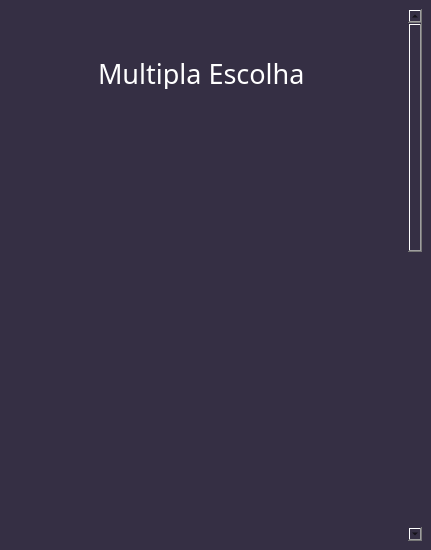
<?xml version="1.0" encoding="UTF-8"?>
<ui version="4.0">
 <class>MainWindow</class>
 <widget class="QMainWindow" name="MainWindow">
  <property name="geometry">
   <rect>
    <x>0</x>
    <y>0</y>
    <width>431</width>
    <height>550</height>
   </rect>
  </property>
  <property name="maximumSize">
   <size>
    <width>431</width>
    <height>550</height>
   </size>
  </property>
  <property name="windowTitle">
   <string>Creator</string>
  </property>
  <property name="windowIcon">
   <iconset>
    <normaloff>../imgs/icon_creator.png</normaloff>../imgs/icon_creator.png</iconset>
  </property>
  <property name="styleSheet">
   <string notr="true">background-color: #352F44;</string>
  </property>
  <widget class="QWidget" name="centralwidget">
   <layout class="QVBoxLayout" name="verticalLayout">
    <item>
     <widget class="QScrollArea" name="scrollArea">
      <property name="frameShape">
       <enum>QFrame::NoFrame</enum>
      </property>
      <property name="frameShadow">
       <enum>QFrame::Plain</enum>
      </property>
      <property name="widgetResizable">
       <bool>true</bool>
      </property>
      <widget class="QWidget" name="scrollAreaWidgetContents">
       <property name="geometry">
        <rect>
         <x>0</x>
         <y>0</y>
         <width>397</width>
         <height>1168</height>
        </rect>
       </property>
       <layout class="QVBoxLayout" name="verticalLayout_2">
        <item>
         <widget class="QFrame" name="frame">
          <property name="minimumSize">
           <size>
            <width>0</width>
            <height>1150</height>
           </size>
          </property>
          <property name="frameShape">
           <enum>QFrame::NoFrame</enum>
          </property>
          <property name="frameShadow">
           <enum>QFrame::Raised</enum>
          </property>
          <widget class="QLabel" name="title_multi">
           <property name="geometry">
            <rect>
             <x>80</x>
             <y>40</y>
             <width>221</width>
             <height>31</height>
            </rect>
           </property>
           <property name="font">
            <font>
             <family>Poppins Medium</family>
             <pointsize>20</pointsize>
            </font>
           </property>
           <property name="styleSheet">
            <string notr="true">color: rgb(255, 255, 255);</string>
           </property>
           <property name="text">
            <string>Multipla Escolha</string>
           </property>
          </widget>
          <widget class="QPushButton" name="voltar_btn">
           <property name="geometry">
            <rect>
             <x>0</x>
             <y>10</y>
             <width>41</width>
             <height>23</height>
            </rect>
           </property>
           <property name="styleSheet">
            <string notr="true"/>
           </property>
           <property name="text">
            <string/>
           </property>
           <property name="icon">
            <iconset>
             <normaloff>../imgs/seta-esquerda.png</normaloff>../imgs/seta-esquerda.png</iconset>
           </property>
           <property name="iconSize">
            <size>
             <width>30</width>
             <height>30</height>
            </size>
           </property>
           <property name="default">
            <bool>false</bool>
           </property>
           <property name="flat">
            <bool>true</bool>
           </property>
          </widget>
         </widget>
        </item>
       </layout>
      </widget>
     </widget>
    </item>
   </layout>
  </widget>
 </widget>
 <resources/>
 <connections/>
</ui>
